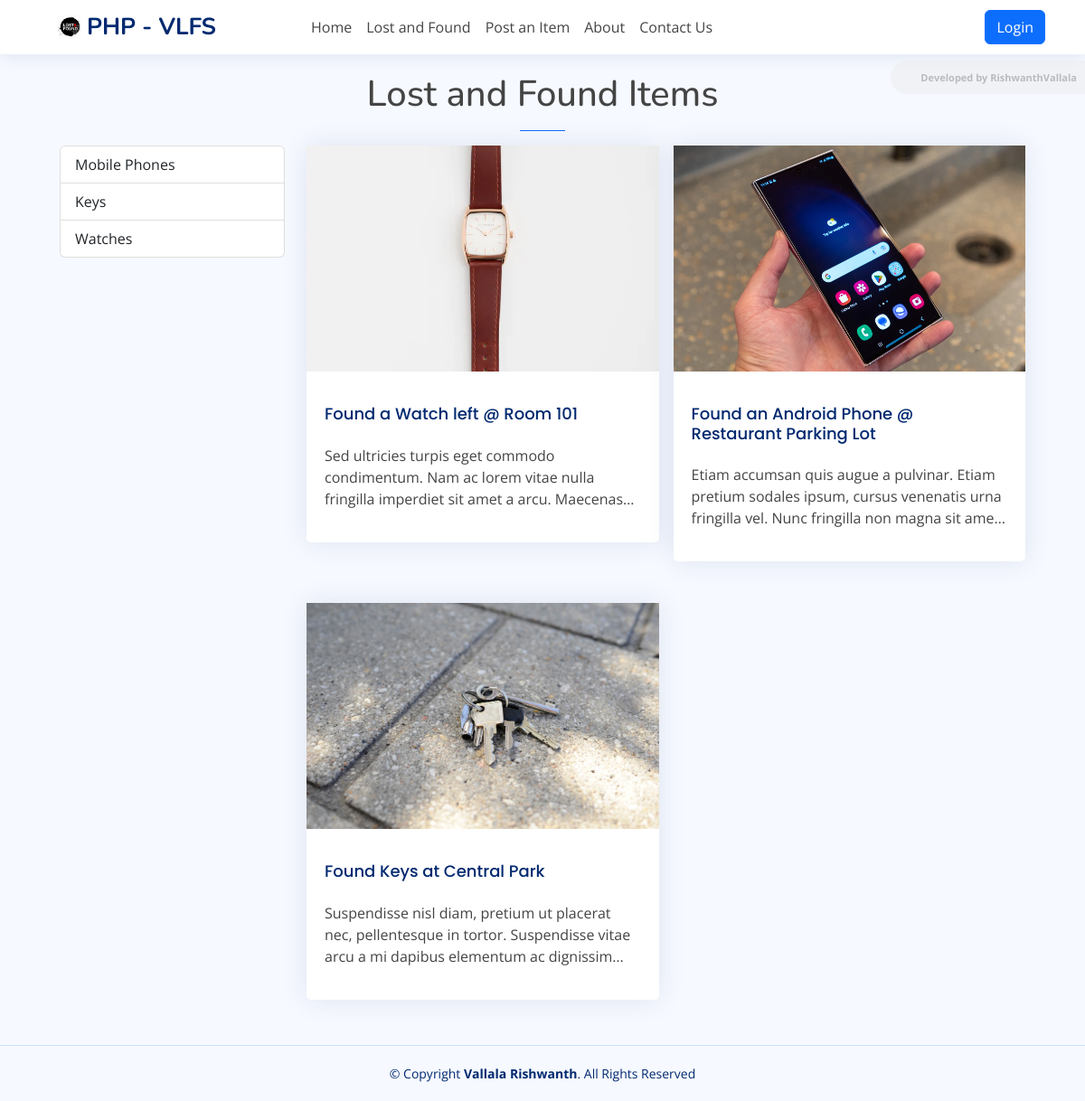
The app's page /?page=items with its own data.
### tables this page shows
CREATE TABLE `category_list` (
  `id` bigint(30) NOT NULL,
  `name` text NOT NULL,
  `description` text NOT NULL,
  `status` tinyint(1) NOT NULL DEFAULT 1,
  `created_at` datetime NOT NULL DEFAULT current_timestamp(),
  `updated_at` datetime DEFAULT NULL ON UPDATE current_timestamp()
);

CREATE TABLE `item_list` (
  `id` bigint(30) NOT NULL,
  `category_id` bigint(30) NOT NULL,
  `fullname` text NOT NULL,
  `title` text NOT NULL,
  `description` text NOT NULL,
  `contact` text NOT NULL,
  `image_path` text DEFAULT NULL,
  `status` tinyint(1) NOT NULL DEFAULT 0,
  `created_at` datetime NOT NULL DEFAULT current_timestamp(),
  `updated` datetime DEFAULT NULL ON UPDATE current_timestamp()
);

### classes/DBConnection.php (called while the page is built, shortened)
<?php
class DBConnection{
    private $host = DB_SERVER;
    private $username = DB_USERNAME;
    private $password = DB_PASSWORD;
    private $database = DB_NAME;
    public $conn;
    public function __construct(){
        if (!isset($this->conn)) {
            $this->conn = new mysqli($this->host, $this->username, $this->password, $this->database);
        }
    }
}
?>

### classes/SystemSettings.php (called while the page is built, shortened)
<?php
class SystemSettings extends DBConnection{
	function info($field=''){
		if(!empty($field)){
			if(isset($_SESSION['system_info'][$field]))
				return $_SESSION['system_info'][$field];
			else
				return false;
		}else{
			return false;
		}
	}
}
$_settings = new SystemSettings();
?>

### config.php (called while the page is built, shortened)
<?php
require_once('classes/DBConnection.php');
require_once('classes/SystemSettings.php');
function validate_image($file){
    global $_settings;
	if(!empty($file)){
        $ex = explode("?",$file);
        $file = $ex[0];
        $ts = isset($ex[1]) ? "?".$ex[1] : '';
		if(is_file(base_app.$file)){
			return base_url.$file.$ts;
		}else{
			return base_url.($_settings->info('logo'));
		}
	}else{
		return base_url.($_settings->info('logo'));
	}
}
?>

### items/index.php (the view, shortened to what this page needs)
<h1 class="pageTitle text-center titleTxt">Lost and Found Items</h1>
<hr class="mx-auto bg-primary border-primary opacity-100" style="width:50px">
<div class="container-sm">
    <div class="row">
        <div class="col-lg-3 col-md-4 col-sm-12 col-12">
            <div class="list-group">
                <?php
                $qry = $conn->query("SELECT * FROM `category_list` where `status` = 1 ");
                while($row = $qry->fetch_assoc()):
                ?>
                <a href="<?= base_url.'?page=items&cid='.$row['id'] ?>" class="list-group-item list-group-item-action<?= (isset($_GET['cid']) && $_GET['cid'] == $row['id']) ? ' active': '' ?>"><?= $row['name'] ?></a>
                <?php endwhile; ?>
            </div>
        </div>
        <div class="col-lg-9 col-md-8 col-sm-12 col-12">
            <?php
            $where = "";
            $items = $conn->query("SELECT * FROM `item_list` where `status` = 1 {$where} order by `title` asc")->fetch_all(MYSQLI_ASSOC);
            ?>
            <div id="item-list">
                <?php if(count($items) > 0): ?>
                <?php foreach($items as $row): ?>
                <a href="<?= base_url.'?page=items/view&id='.$row['id'] ?>" class="item-item text-decoration-none text-reset">
                    <div class="card">
                        <div class="item-card-img">
                            <img src="<?= validate_image($row['image_path']) ?>" alt="">
                        </div>
                        <div class="card-body pt-3">
                            <h4 class="card-title"><?= $row['title'] ?></h4>
                            <p class="truncate-3"><?= strip_tags(htmlspecialchars_decode($row['description'])) ?></p>
                        </div>
                    </div>
                </a>
                <?php endforeach; ?>
                <?php endif; ?>
            </div>
        </div>
    </div>
</div>

### index.php (shortened to what this page needs)
<?php require_once('./config.php'); ?>
<!DOCTYPE html>
<html lang="en">
<?php require_once('inc/header.php') ?>
  <body class="toggle-sidebar">
     <?php $page = isset($_GET['page']) ? $_GET['page'] : 'home';  ?>
     <?php require_once('inc/topBarNav.php') ?>
      <main id="main" class="main">
        <div class="container-xl px-4">
          <?php
            if(!file_exists($page.".php") && !is_dir($page)){
                include '404.html';
            }else{
              if(is_dir($page))
                include $page.'/index.php';
              else
                include $page.'.php';
            }
          ?>
        </div>
      </main>
    <?php require_once('inc/footer.php') ?>
  </body>
</html>

### inc/header.php (shortened to what this page needs)
<head>
    <link href="<?= base_url ?>assets/vendor/bootstrap/css/bootstrap.min.css" rel="stylesheet">
    <link href="<?= base_url ?>assets/vendor/bootstrap-icons/bootstrap-icons.css" rel="stylesheet">
    <link href="<?= base_url ?>assets/vendor/boxicons/css/boxicons.min.css" rel="stylesheet">
    <link href="<?= base_url ?>assets/vendor/quill/quill.snow.css" rel="stylesheet">
    <link href="<?= base_url ?>assets/vendor/quill/quill.bubble.css" rel="stylesheet">
    <link href="<?= base_url ?>assets/vendor/remixicon/remixicon.css" rel="stylesheet">
    <link href="<?= base_url ?>assets/vendor/simple-datatables/style.css" rel="stylesheet">
    <link href="<?= base_url ?>assets/vendor/select2-4.1.0-rc.0/dist/css/select2.min.css" rel="stylesheet">
    <link href="<?= base_url ?>assets/css/style.css" rel="stylesheet">
    <link href="<?= base_url ?>assets/css/custom.css" rel="stylesheet">
  </head>

### inc/topBarNav.php
<header id="header" class="header fixed-top d-flex align-items-center">
  <div class="container-lg d-flex justify-content-between px-4">
    <div class="d-flex align-items-center justify-content-between">
      <a href="<?= base_url ?>" class="logo d-flex align-items-center">
        <img src="<?= validate_image($_settings->info('logo')) ?>" alt="System Logo">
        <span class="d-none d-lg-block"><?= $_settings->info('short_name') ?></span>
      </a>
    </div>
    <nav class="header-nav me-auto">
      <ul class="d-flex align-items-center h-100">
        <li class="nav-item pe-3">
            <a href="<?= base_url ?>" class="nav-link">Home</a>
        </li>
        <li class="nav-item pe-3">
            <a href="<?= base_url.'?page=items' ?>" class="nav-link">Lost and Found</a>
        </li>
        <li class="nav-item pe-3">
            <a href="<?= base_url.'?page=found' ?>" class="nav-link">Post an Item</a>
        </li>
        <li class="nav-item pe-3">
            <a href="<?= base_url."?page=about" ?>" class="nav-link">About</a>
        </li>
        <li class="nav-item pe-3">
            <a href="<?= base_url.'?page=contact' ?>" class="nav-link">Contact Us</a>
        </li>
      </ul>
    </nav>
    <div class="d-flex align-items-center justify-content-between">
            <a href="<?= base_url.'admin' ?>" class="btn btn-primary">Login</a>
    </div>
  </div>
</header>

### inc/footer.php (shortened to what this page needs)
<footer id="footer" class="footer">
    <div class="copyright">
      &copy; Copyright <strong><span>Vallala Rishwanth</span></strong>. All Rights Reserved
    </div>
  </footer>

### assets/css/style.css (style rules this page uses)
:root { scroll-behavior: smooth; }
body { font-family: "Open Sans", sans-serif; background: #f6f9ff; color: #444444; }
a { color: #4154f1; text-decoration: none; }
h1, h2, h3, h4, h5, h6 { font-family: "Nunito", sans-serif; }
#main { margin-top: 60px; padding: 20px 30px; transition: all 0.3s; }
.card { margin-bottom: 30px; border: none; border-radius: 5px; box-shadow: 0px 0 30px rgba(1, 41, 112, 0.1); }
.card-title { padding: 20px 0 15px 0; font-size: 18px; font-weight: 500; color: #012970; font-family: "Poppins", sans-serif; }
.card-body { padding: 0 20px 20px 20px; }
.logo { line-height: 1; }
@media (min-width: 1200px) { .logo { width: 280px; } }
.logo img { max-height: 26px; margin-right: 6px; }
.logo span { font-size: 26px; font-weight: 700; color: #012970; font-family: "Nunito", sans-serif; }
.header { transition: all 0.5s; z-index: 997; height: 60px; box-shadow: 0px 2px 20px rgba(1, 41, 112, 0.1); background-color: #fff; padding-left: 20px; }
.header-nav ul { list-style: none; }
.header-nav>ul { margin: 0; padding: 0; }
@media (min-width: 1200px) { #main, #footer { margin-left: 300px; } }
@media (min-width: 1200px) { .toggle-sidebar #main, .toggle-sidebar #footer { margin-left: 0; } }
.footer { padding: 20px 0; font-size: 14px; transition: all 0.3s; border-top: 1px solid #cddfff; }
.footer .copyright { text-align: center; color: #012970; }
div#item-list { position: relative; width: 100%; display: grid; grid-template-columns: repeat(3, 1fr); grid-gap: 1em; }
.item-item { width: 100%; margin: 0 auto; }
@media (max-width: 1300px) { div#item-list { grid-template-columns: repeat(2, 1fr); } }
@media (max-width: 1300px) { .item-item { width: 100%; } }
.item-card-img { width: 100%; height: 250px; overflow: hidden; }
.item-card-img>img { width: 100%; height: 100%; object-fit: cover; object-position: center center; transition:transform .2s ease; }

### assets/css/custom.css (style rules this page uses)
.truncate-3 { overflow: hidden; text-overflow: ellipsis; display: -webkit-box; -webkit-line-clamp: 3; -webkit-box-orient: vertical; }

### records on screen
category_list: name "Mobile Phones"
category_list: name "Keys"
category_list: name "Watches"
item_list: image_path (picture), title "Found a Watch left @ Room 101", description "Sed ultricies turpis eget commodo condimentum. Nam ac lorem vitae nulla fringilla imperdiet sit amet a arcu.…"
item_list: image_path (picture), title "Found an Android Phone @ Restaurant Parking Lot", description "Etiam accumsan quis augue a pulvinar. Etiam pretium sodales ipsum, cursus venenatis urna fringilla vel. Nunc fringilla non magna sit…"
item_list: image_path (picture), title "Found Keys at Central Park", description "Suspendisse nisl diam, pretium ut placerat nec, pellentesque in tortor. Suspendisse vitae arcu a mi dapibus elementum ac…"

### other values on screen
$_settings->info('short_name') "PHP - VLFS"
